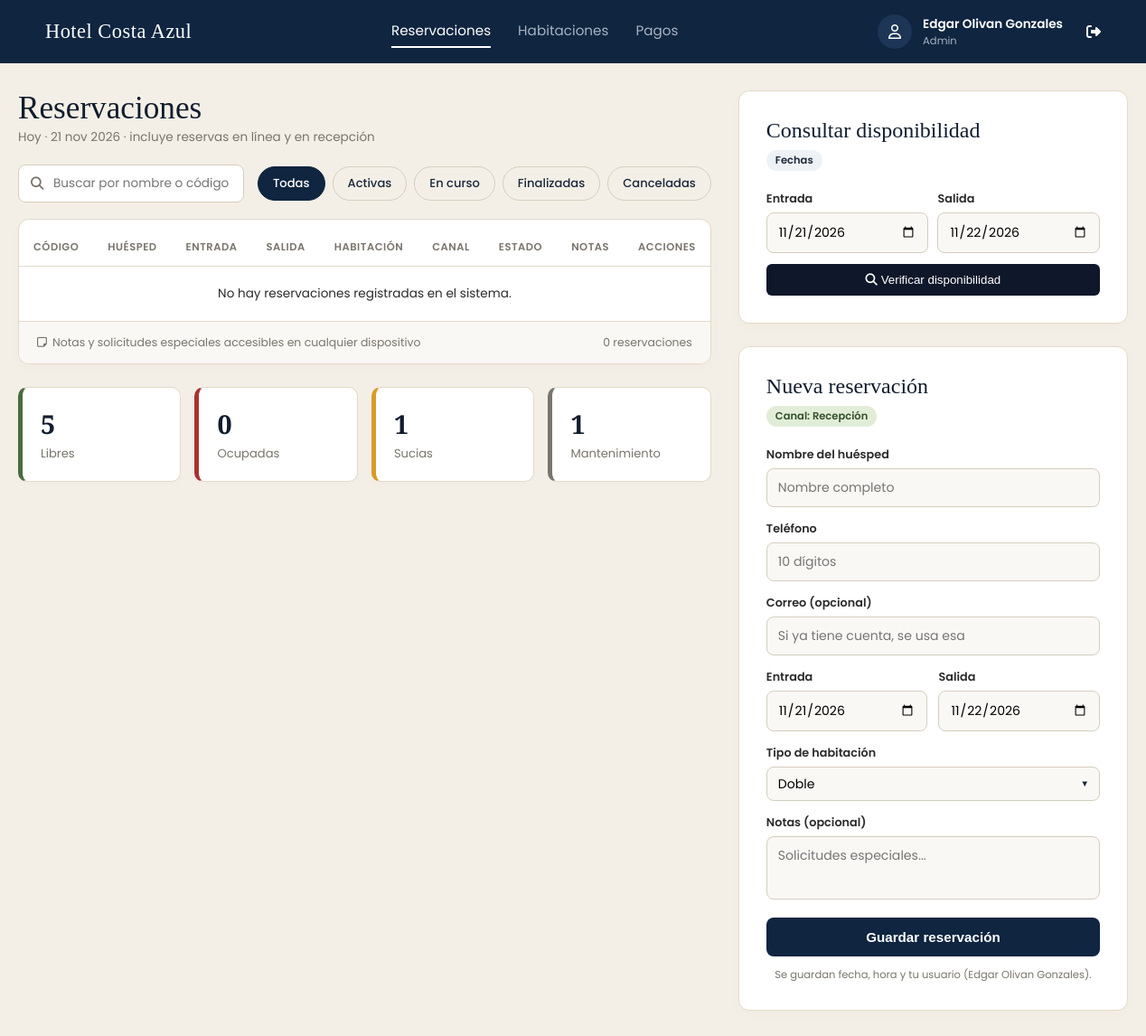
Before: /Hotel_Recep/Recepcion/recep.php (signed in) with the older database file.
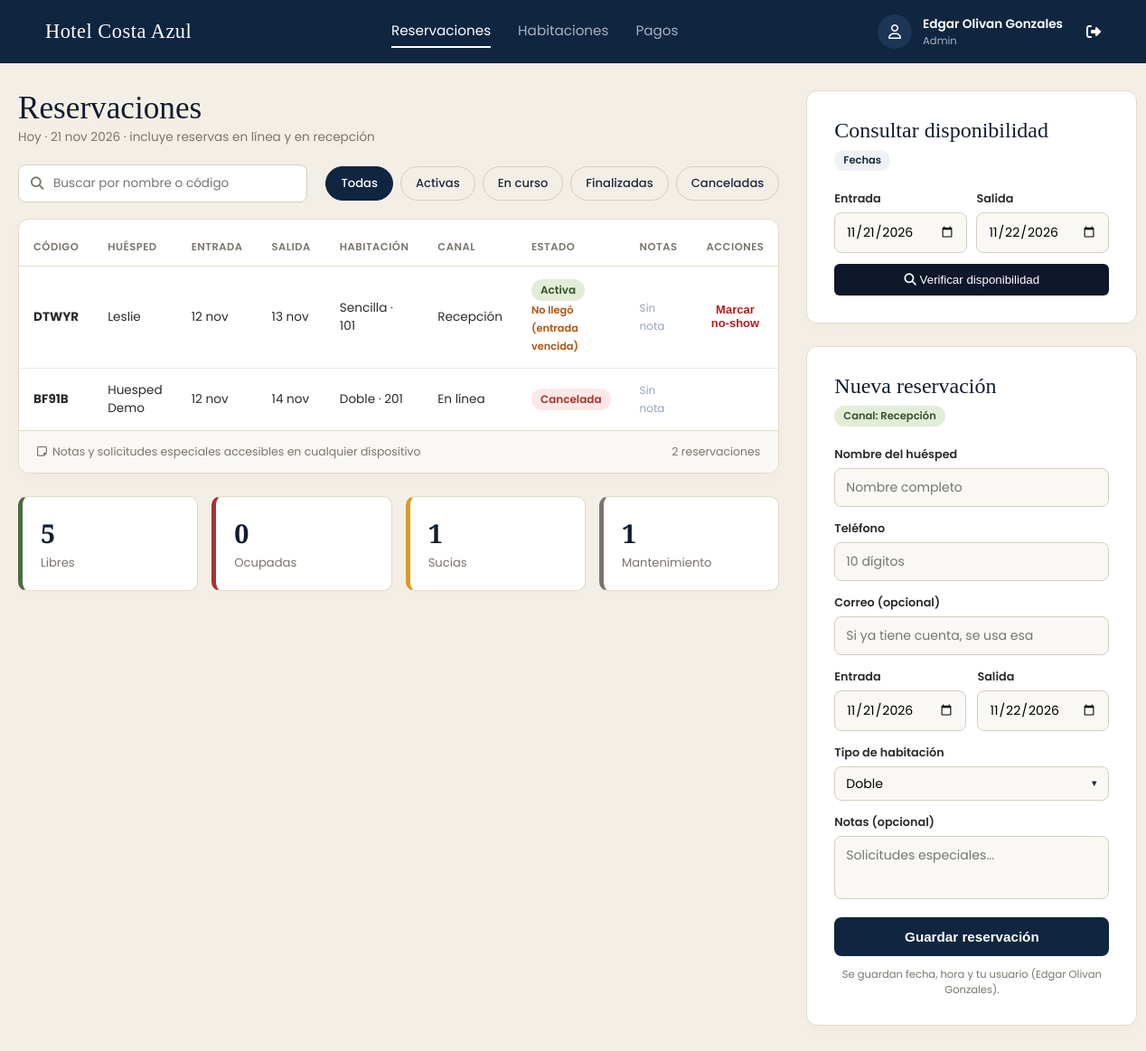
After: the same page with the newer database file.
### tables this page shows
CREATE TABLE `reservacion` (
  `id_reservacion` int(11) NOT NULL,
  `numero_confirmacion` varchar(5) NOT NULL,
  `fecha_entrada` date NOT NULL,
  `fecha_salida` date NOT NULL,
  `estado` varchar(20) NOT NULL DEFAULT 'Activa',
  `notas` text DEFAULT NULL,
  `fecha_registro` datetime NOT NULL DEFAULT current_timestamp(),
  `canal` varchar(20) NOT NULL,
  `id_huesped` int(11) NOT NULL,
  `id_recepcionista` int(11) DEFAULT NULL,
  `numero_habitacion` varchar(5) NOT NULL,
  `id_tarifa` int(11) NOT NULL,
  `id_politica` int(11) NOT NULL,
  `modificado_por` int(11) DEFAULT NULL,
  `fecha_modificacion` datetime DEFAULT NULL
);

CREATE TABLE `usuario` (
  `id_usuario` int(11) NOT NULL,
  `nombre` varchar(100) NOT NULL,
  `contacto` varchar(10) NOT NULL,
  `correo` varchar(80) NOT NULL,
  `password` varchar(255) NOT NULL,
  `rol` varchar(20) NOT NULL DEFAULT 'Huesped'
);

CREATE TABLE `habitacion` (
  `numero_habitacion` varchar(5) NOT NULL,
  `tipo_habitacion` varchar(30) NOT NULL,
  `estado_limpieza` varchar(20) NOT NULL,
  `disponible` tinyint(1) NOT NULL DEFAULT 1
);

### config/reservaciones.php (called while the page is built, shortened)
<?php
function fecha(string $f, bool $con_anio = false): string {
    $meses = ['ene','feb','mar','abr','may','jun','jul','ago','sep','oct','nov','dic'];
    $t = strtotime($f);
    return date('d', $t) . ' ' . $meses[date('n', $t) - 1] . ($con_anio ? ' ' . date('Y', $t) : '');
}

### Hotel_Recep/Recepcion/recep.php (the view, shortened to what this page needs)
<?php
require_once '../../config/conexion.php';
require_once '../../config/reservaciones.php';
$tipos_habitacion = $conexion->query("SELECT DISTINCT tipo_habitacion FROM habitacion ORDER BY tipo_habitacion")
                             ->fetchAll(PDO::FETCH_COLUMN);
$hoy           = date('Y-m-d');
$max_fecha_str = (new DateTime('today'))->modify('+' . MAX_DIAS_ANTICIPACION . ' days')->format('Y-m-d');
$form = [
    'nombre_huesped'  => '',
    'telefono'        => '',
    'correo'          => '',
    'fecha_entrada'   => $hoy,
    'fecha_salida'    => date('Y-m-d', strtotime('+1 day')),
    'tipo_habitacion' => $tipos_habitacion[0] ?? 'Sencilla',
    'notas'           => '',
];
$busq_entrada = trim((string) ($_GET['disp_entrada'] ?? $hoy));
$busq_salida  = trim((string) ($_GET['disp_salida'] ?? date('Y-m-d', strtotime('+1 day'))));
$reservaciones = $conexion->query("
    SELECT r.id_reservacion,
           r.numero_confirmacion AS codigo,
           u.nombre              AS nombre_huesped,
           r.fecha_entrada, r.fecha_salida,
           h.tipo_habitacion, r.numero_habitacion,
           r.canal, r.estado, r.notas,
           t.precio_noche,
           COALESCE((SELECT SUM(monto) FROM pago WHERE id_reservacion = r.id_reservacion), 0) AS total_pagado,
           p.descripcion         AS politica_descripcion,
           p.horas_anticipacion, p.cobra_primera_noche
    FROM reservacion r
    JOIN usuario u    ON u.id_usuario = r.id_huesped
    JOIN habitacion h ON h.numero_habitacion = r.numero_habitacion
    JOIN tarifa t     ON r.id_tarifa = t.id_tarifa
    LEFT JOIN politica_cancelacion p ON r.id_politica = p.id_politica
    ORDER BY r.fecha_registro DESC, r.id_reservacion DESC
    LIMIT 50
")->fetchAll(PDO::FETCH_ASSOC);
$stats = $conexion->query("
    SELECT SUM(disponible = 1 AND estado_limpieza <> 'Mantenimiento') AS libres,
           SUM(disponible = 0 AND estado_limpieza <> 'Mantenimiento') AS ocupadas,
           SUM(estado_limpieza = 'Sucia')         AS sucias,
           SUM(estado_limpieza = 'Mantenimiento') AS mantenimiento
    FROM habitacion
")->fetch(PDO::FETCH_ASSOC);
$nombre_usuario = $_SESSION['nombre'] ?? 'Recepción';
$rol_usuario    = ucfirst($_SESSION['rol'] ?? 'Recepcionista');
$min_salida_busq = date('Y-m-d', strtotime('+1 day'));
$dt_busq_ent = DateTime::createFromFormat('!Y-m-d', $busq_entrada);
if ($dt_busq_ent && $dt_busq_ent->format('Y-m-d') === $busq_entrada) {
    $min_salida_busq = (clone $dt_busq_ent)->modify('+1 day')->format('Y-m-d');
}
$min_salida_form = date('Y-m-d', strtotime('+1 day'));
$dt_form_ent = DateTime::createFromFormat('!Y-m-d', $form['fecha_entrada']);
if ($dt_form_ent && $dt_form_ent->format('Y-m-d') === $form['fecha_entrada']) {
    $min_salida_form = (clone $dt_form_ent)->modify('+1 day')->format('Y-m-d');
}
?>
<!DOCTYPE html>
<html lang="es">
<head>
  <link rel="stylesheet" href="https://cdnjs.cloudflare.com/ajax/libs/font-awesome/6.4.0/css/all.min.css">
  <link rel="stylesheet" href="recep.css">
</head>
<body>
  <header class="navbar">
    <div class="nav-brand">Hotel Costa Azul</div>
    <nav class="nav-links">
      <a href="recep.php" class="active">Reservaciones</a>
      <a href="../Habitaciones/hab.php">Habitaciones</a>
      <a href="../Pagos/pagos.php">Pagos</a>
    </nav>
    <div class="user-profile">
      <div class="user-avatar"><i class="fa-regular fa-user"></i></div>
      <div class="user-info">
        <span class="user-name"><?php echo htmlspecialchars($nombre_usuario, ENT_QUOTES, 'UTF-8'); ?></span>
        <span class="user-role"><?php echo htmlspecialchars($rol_usuario, ENT_QUOTES, 'UTF-8'); ?></span>
      </div>
      <a href="../../config/logout.php" title="Cerrar sesión" style="margin-left: 14px; color: inherit;"><i class="fa-solid fa-right-from-bracket"></i></a>
    </div>
  </header>
  <main class="main-container">
    <section class="left-column">
      <div class="header-title-area">
        <h1>Reservaciones</h1>
        <p>Hoy · <?php echo fecha($hoy, true); ?> · incluye reservas en línea y en recepción</p>
      </div>
      <div class="filter-toolbar">
        <div class="search-box">
          <i class="fa-solid fa-magnifying-glass"></i>
          <input type="text" id="searchInput" placeholder="Buscar por nombre o código" onkeyup="filtrarReservaciones()">
        </div>
        <div class="filter-pills">
          <button class="pill active" onclick="filtrarPorEstado('todas', this)">Todas</button>
          <button class="pill" onclick="filtrarPorEstado('activa', this)">Activas</button>
          <button class="pill" onclick="filtrarPorEstado('en curso', this)">En curso</button>
          <button class="pill" onclick="filtrarPorEstado('finalizada', this)">Finalizadas</button>
          <button class="pill" onclick="filtrarPorEstado('cancelada', this)">Canceladas</button>
        </div>
      </div>
      <div class="table-container">
        <table>
          <thead>
            <tr>
              <th>CÓDIGO</th>
              <th>HUÉSPED</th>
              <th>ENTRADA</th>
              <th>SALIDA</th>
              <th>HABITACIÓN</th>
              <th>CANAL</th>
              <th>ESTADO</th>
              <th>NOTAS</th>
              <th>ACCIONES</th>
            </tr>
          </thead>
          <tbody id="reservationsTableBody">
            <?php foreach ($reservaciones as $res): ?>
              <?php
                $estado_raw   = strtolower($res['estado']);
                $estado_class = ($estado_raw === 'cancelada') ? 'cancelled' : (($estado_raw === 'finalizada') ? 'finalized' : 'active');
                $nota_texto   = $res['notas'] ?? '';
                $es_noshow_fila = ($estado_raw === 'activa' && $res['fecha_entrada'] < $hoy);
              ?>
              <tr class="res-row" data-estado="<?php echo htmlspecialchars($estado_raw, ENT_QUOTES, 'UTF-8'); ?>">
                <td><b><?php echo htmlspecialchars($res['codigo'], ENT_QUOTES, 'UTF-8'); ?></b></td>
                <td class="guest-cell"><?php echo htmlspecialchars($res['nombre_huesped'], ENT_QUOTES, 'UTF-8'); ?></td>
                <td><?php echo fecha($res['fecha_entrada']); ?></td>
                <td><?php echo fecha($res['fecha_salida']); ?></td>
                <td><?php echo htmlspecialchars($res['tipo_habitacion'] . ' · ' . $res['numero_habitacion'], ENT_QUOTES, 'UTF-8'); ?></td>
                <td><?php echo htmlspecialchars($res['canal'], ENT_QUOTES, 'UTF-8'); ?></td>
                <td><span class="status-badge <?php echo $estado_class; ?>"><?php echo htmlspecialchars($res['estado'], ENT_QUOTES, 'UTF-8'); ?></span>
                  <?php if ($es_noshow_fila): ?><br><small class="note-noshow">No llegó (entrada vencida)</small><?php endif; ?>
                </td>
                <td>
                  <?php if (!empty($nota_texto)): ?>
                    <button type="button" class="btn-view-note" onclick="mostrarNotaModal('<?php echo htmlspecialchars($res['codigo'], ENT_QUOTES, 'UTF-8'); ?>', <?php echo htmlspecialchars(json_encode($nota_texto), ENT_QUOTES, 'UTF-8'); ?>)" style="background: #f1f5f9; border: 1px solid #cbd5e1; padding: 4px 8px; border-radius: 4px; cursor: pointer; font-size: 12px; color: #334155;" title="Ver nota">
                      <i class="fa-regular fa-note-sticky" style="color: #d97706;"></i> Ver nota
                    </button>
                  <?php else: ?>
                    <span style="color: #94a3b8; font-size: 12px;">Sin nota</span>
                  <?php endif; ?>
                </td>
                <td>
                  <?php if ($estado_raw === 'activa'): ?>
                    <div style="display: flex; flex-direction: column; align-items: flex-start; gap: 3px;">
                      <?php if ($es_noshow_fila): ?>
                      <form method="POST" class="row-form" onsubmit="return confirm('¿Marcar no-show la reservación <?php echo htmlspecialchars($res['codigo'], ENT_QUOTES, 'UTF-8'); ?>? Se retiene la primera noche ($<?php echo number_format((float) $res['precio_noche'], 2); ?>) de lo pagado y se devuelve el resto.');">
                        <button type="submit" class="btn-cancel-row btn-row-small">Marcar no-show</button>
                      </form>
                      <?php endif; ?>
                    </div>
                  <?php endif; ?>
                </td>
              </tr>
            <?php endforeach; ?>
            <?php if (!$reservaciones): ?>
              <tr>
                <td colspan="9" style="text-align: center; padding: 20px;">No hay reservaciones registradas en el sistema.</td>
              </tr>
            <?php endif; ?>
          </tbody>
        </table>
        <div class="table-footer">
          <span class="note-legend"><i class="fa-regular fa-note-sticky"></i> Notas y solicitudes especiales accesibles en cualquier dispositivo</span>
          <span class="pagination-info"><?php echo count($reservaciones); ?> reservaciones</span>
        </div>
      </div>
      <div class="stats-grid">
        <div class="stat-card border-green">
          <span class="stat-number"><?php echo (int) $stats['libres']; ?></span>
          <span class="stat-label">Libres</span>
        </div>
        <div class="stat-card border-red">
          <span class="stat-number"><?php echo (int) $stats['ocupadas']; ?></span>
          <span class="stat-label">Ocupadas</span>
        </div>
        <div class="stat-card border-yellow">
          <span class="stat-number"><?php echo (int) $stats['sucias']; ?></span>
          <span class="stat-label">Sucias</span>
        </div>
        <div class="stat-card border-gray">
          <span class="stat-number"><?php echo (int) $stats['mantenimiento']; ?></span>
          <span class="stat-label">Mantenimiento</span>
        </div>
      </div>
    </section>
    <aside class="right-column">
      <div class="reservation-card-box" style="margin-bottom: 25px;">
        <div class="new-res-header">
          <h2>Consultar disponibilidad</h2>
          <span class="channel-badge" style="background: #eef2f7; color: #1e293b;">Fechas</span>
        </div>
        <form method="GET">
          <div class="form-row" style="display: flex; gap: 10px; margin-bottom: 12px;">
            <div class="input-group" style="flex: 1; margin-bottom: 0;">
              <label>Entrada</label>
              <input type="date" id="disp_entrada" name="disp_entrada" min="<?php echo htmlspecialchars($hoy, ENT_QUOTES, 'UTF-8'); ?>" max="<?php echo htmlspecialchars($max_fecha_str, ENT_QUOTES, 'UTF-8'); ?>" value="<?php echo htmlspecialchars($busq_entrada, ENT_QUOTES, 'UTF-8'); ?>" required>
            </div>
            <div class="input-group" style="flex: 1; margin-bottom: 0;">
              <label>Salida</label>
              <input type="date" id="disp_salida" name="disp_salida" min="<?php echo htmlspecialchars($min_salida_busq, ENT_QUOTES, 'UTF-8'); ?>" max="<?php echo htmlspecialchars($max_fecha_str, ENT_QUOTES, 'UTF-8'); ?>" value="<?php echo htmlspecialchars($busq_salida, ENT_QUOTES, 'UTF-8'); ?>" required>
            </div>
          </div>
          <button type="submit" name="buscar_disponibilidad" value="1" class="btn-search" style="width: 100%; padding: 10px; background: #0f172a; color: #fff; border: none; border-radius: 6px; cursor: pointer; font-weight: 500;">
            <i class="fa-solid fa-magnifying-glass"></i> Verificar disponibilidad
          </button>
        </form>
      </div>
      <div class="reservation-card-box">
        <div class="new-res-header">
          <h2>Nueva reservación</h2>
          <span class="channel-badge">Canal: Recepción</span>
        </div>
        <form id="newReservationForm" method="POST">
          <div class="input-group">
            <label>Nombre del huésped</label>
            <input type="text" name="nombre_huesped" maxlength="100"
                   title="Letras, partículas en minúscula (de, del, la), guiones o apóstrofos (ej. María de la Cruz, García-López, O’Neil)."
                   value="<?php echo htmlspecialchars($form['nombre_huesped'], ENT_QUOTES, 'UTF-8'); ?>" placeholder="Nombre completo" required>
          </div>
          <div class="input-group">
            <label>Teléfono</label>
            <input type="tel" name="telefono" placeholder="10 dígitos" pattern="[0-9]{10}" maxlength="10" value="<?php echo htmlspecialchars($form['telefono'], ENT_QUOTES, 'UTF-8'); ?>" required>
          </div>
          <div class="input-group">
            <label>Correo (opcional)</label>
            <input type="email" name="correo" maxlength="80" value="<?php echo htmlspecialchars($form['correo'], ENT_QUOTES, 'UTF-8'); ?>" placeholder="Si ya tiene cuenta, se usa esa">
          </div>
          <div class="form-row">
            <div class="input-group">
              <label>Entrada</label>
              <input type="date" id="form_fecha_entrada" name="fecha_entrada" min="<?php echo htmlspecialchars($hoy, ENT_QUOTES, 'UTF-8'); ?>" max="<?php echo htmlspecialchars($max_fecha_str, ENT_QUOTES, 'UTF-8'); ?>" value="<?php echo htmlspecialchars($form['fecha_entrada'], ENT_QUOTES, 'UTF-8'); ?>" required>
            </div>
            <div class="input-group">
              <label>Salida</label>
              <input type="date" id="form_fecha_salida" name="fecha_salida" min="<?php echo htmlspecialchars($min_salida_form, ENT_QUOTES, 'UTF-8'); ?>" max="<?php echo htmlspecialchars($max_fecha_str, ENT_QUOTES, 'UTF-8'); ?>" value="<?php echo htmlspecialchars($form['fecha_salida'], ENT_QUOTES, 'UTF-8'); ?>" required>
            </div>
          </div>
          <div class="input-group">
            <label>Tipo de habitación</label>
            <div class="select-wrapper">
              <select name="tipo_habitacion" required>
                <?php foreach ($tipos_habitacion as $tipo): ?>
                  <option value="<?php echo htmlspecialchars($tipo, ENT_QUOTES, 'UTF-8'); ?>" <?php echo $tipo === $form['tipo_habitacion'] ? 'selected' : ''; ?>><?php echo htmlspecialchars($tipo, ENT_QUOTES, 'UTF-8'); ?></option>
                <?php endforeach; ?>
              </select>
            </div>
          </div>
          <div class="input-group">
            <label>Notas (opcional)</label>
            <textarea name="notas" maxlength="255" placeholder="Solicitudes especiales..."><?php echo htmlspecialchars($form['notas'], ENT_QUOTES, 'UTF-8'); ?></textarea>
          </div>
          <button type="submit" class="btn-save-reservation">Guardar reservación</button>
          <p class="system-timestamp">Se guardan fecha, hora y tu usuario (<?php echo htmlspecialchars($nombre_usuario, ENT_QUOTES, 'UTF-8'); ?>).</p>
        </form>
      </div>
    </aside>
  </main>
</body>
</html>

Changed rows visible on the page:
added reservacion: numero_confirmacion "DTWYR", id_huesped.nombre "Leslie", fecha_entrada "12 nov", fecha_salida "13 nov", numero_habitacion.tipo_habitacion "Sencilla · 101", canal "Recepción", estado "Activa", shows "No llegó (entrada vencida)"
added reservacion: numero_confirmacion "BF91B", id_huesped.nombre "Huesped Demo", fecha_entrada "12 nov", fecha_salida "14 nov", numero_habitacion.tipo_habitacion "Doble · 201", canal "En línea", estado "Cancelada"
Other visible differences:
count($reservaciones): "0" → "2"
text no longer shown: "No hay reservaciones registradas en el sistema."
